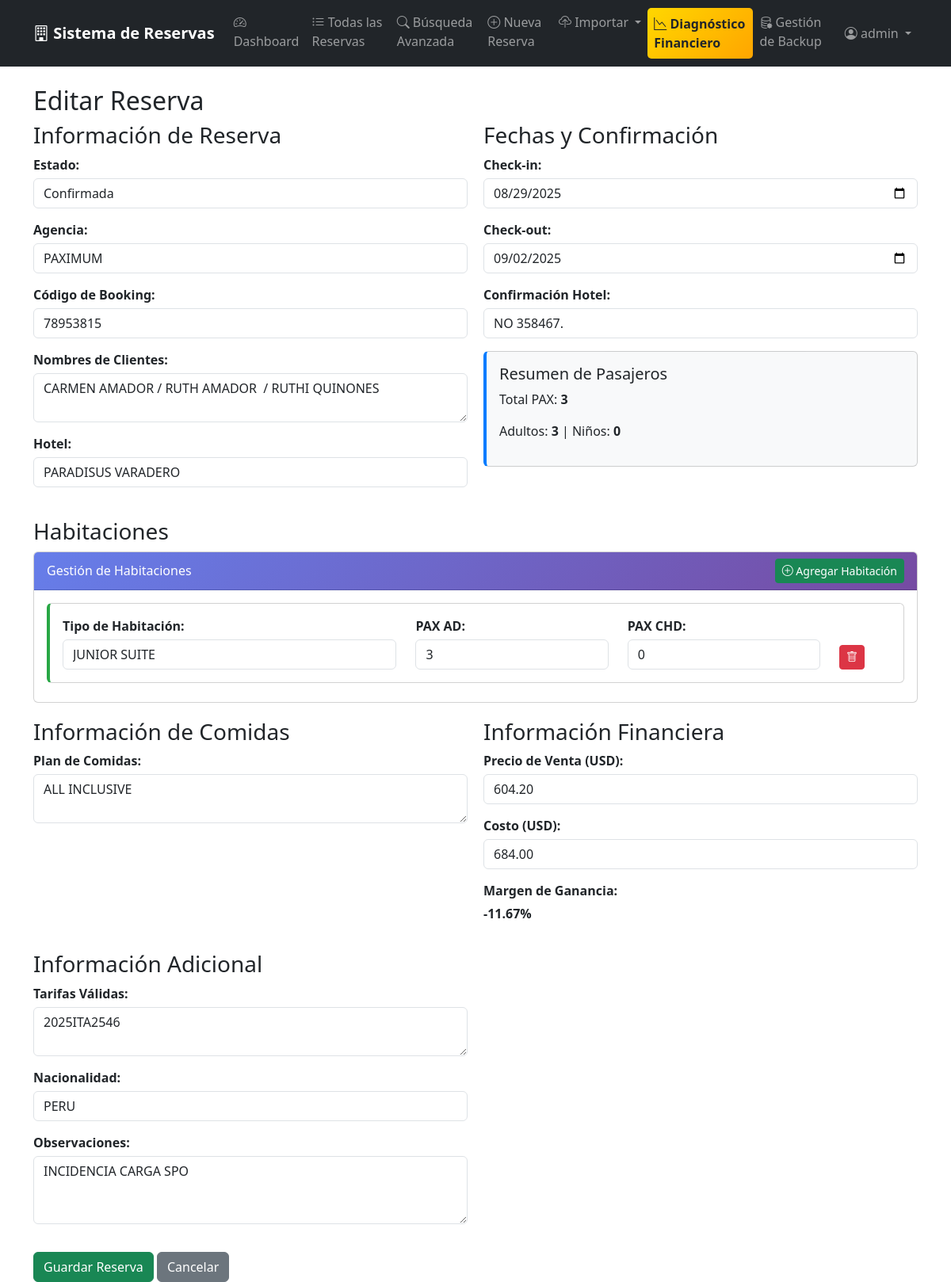
The page /175/update/ (signed in) on the database its author committed.
### reservations/models.py (models this page shows, shortened)
class Reservation(models.Model):
    STATUS_CHOICES = [
        ('OK', 'Confirmada'),
        ('CXX', 'Cancelada'),
        ('PENDING', 'Pendiente'),
    ]
    status = models.CharField(
        max_length=20,
        choices=STATUS_CHOICES,
        default='OK'
    )
    agency = models.CharField(max_length=100)
    booking_code = models.CharField(max_length=50, unique=True)
    clients_names = models.TextField()
    hotel = models.CharField(max_length=200)
    date_from = models.DateField()
    date_to = models.DateField()
    hotel_confirmation = models.CharField(max_length=100, blank=True)
    meal_plan = models.TextField(blank=True, verbose_name='Plan de Comidas')
    sale_price = models.DecimalField(max_digits=10, decimal_places=2)
    touch_cost = models.DecimalField(max_digits=10, decimal_places=2)
    profit_percentage = models.DecimalField(
        max_digits=8,
        decimal_places=2,
        blank=True,
        null=True
    )
    valid_rates = models.TextField(blank=True)
    nationality = models.CharField(max_length=50)
    remarks = models.TextField(blank=True)
    created_by = models.ForeignKey(
        User,
        on_delete=models.CASCADE
    )
    created_at = models.DateTimeField(auto_now_add=True)
    updated_at = models.DateTimeField(auto_now=True)
    class Meta:
        ordering = ['created_at']

### reservations/views.py (the view)
# urls.py: path('<int:pk>/update/', views.reservation_update, name='update'),
@login_required
def reservation_update(request, pk):
    reservation = get_object_or_404(Reservation, pk=pk)
    if request.method == 'POST':
        post_data = request.POST.copy()
        post_data = convertir_datos_a_uppercase(post_data)
        form = ReservationForm(post_data, instance=reservation)
        if form.is_valid():
            reservation = form.save()
            reservation.rooms.all().delete()
            room_data = request.POST.get('room_data')
            if room_data:
                rooms = json.loads(room_data)
                for room_info in rooms:
                    room_type_upper = room_info['room_type'].upper()
                    Room.objects.create(
                        reservation=reservation,
                        room_type=room_type_upper,
                        pax_ad=int(room_info['pax_ad']),
                        pax_chd=int(room_info['pax_chd'])
                    )
            messages.success(request, f'Reserva {reservation.booking_code} actualizada exitosamente!')
            return redirect('reservations:list')
        else:
            messages.error(request, 'Por favor corrige los errores en el formulario.')
    else:
        form = ReservationForm(instance=reservation)
    existing_rooms = list(reservation.rooms.values('room_type', 'pax_ad', 'pax_chd'))
    room_form = RoomForm()
    return render(request, 'reservations/form.html', {
        'form': form,
        'room_form': room_form,
        'existing_rooms': existing_rooms,
        'title': 'Editar Reserva'
    })

### reservations/forms.py
class RoomForm(forms.ModelForm):
    class Meta:
        model = Room
        fields = ['room_type', 'pax_ad', 'pax_chd']
        widgets = {
            'room_type': forms.TextInput(attrs={
                'class': 'form-control',
                'placeholder': 'Ej: Doble Standard, Suite, etc.'
            }),
            'pax_ad': forms.NumberInput(attrs={
                'class': 'form-control',
                'min': '0',
                'value': '1'
            }),
            'pax_chd': forms.NumberInput(attrs={
                'class': 'form-control',
                'min': '0',
                'value': '0'
            }),
        }

### reservations/templates/reservations/form.html (shortened to what this page needs)
{% extends 'reservations/base.html' %}
{% block content %}
<h2>{{ title }}</h2>
<form method="post" id="reservationForm">
    <div style="display: grid; grid-template-columns: 1fr 1fr; gap: 20px;">
        <div>
            <h3>Información de Reserva</h3>
            <div class="form-group">
                <label>Estado:</label>
                {{ form.status }}
            </div>
            <div class="form-group">
                <label>Agencia:</label>
                {{ form.agency }}
            </div>
            <div class="form-group">
                <label>Código de Booking:</label>
                {{ form.booking_code }}
            </div>
            <div class="form-group">
                <label>Nombres de Clientes:</label>
                {{ form.clients_names }}
            </div>
            <div class="form-group">
                <label>Hotel:</label>
                {{ form.hotel }}
            </div>
        </div>
        <div>
            <h3>Fechas y Confirmación</h3>
            <div class="form-group">
                <label>Check-in:</label>
                {{ form.date_from }}
            </div>
            <div class="form-group">
                <label>Check-out:</label>
                {{ form.date_to }}
            </div>
            <div class="form-group">
                <label>Confirmación Hotel:</label>
                {{ form.hotel_confirmation }}
            </div>
            <div class="pax-summary card mt-3">
                <div class="card-body">
                    <h5>Resumen de Pasajeros</h5>
                    <div id="paxSummary">
                        <p>Total PAX: <strong id="totalPax">0</strong></p>
                        <p>Adultos: <strong id="totalAd">0</strong> | Niños: <strong id="totalChd">0</strong></p>
                    </div>
                </div>
            </div>
        </div>
    </div>
    <div class="rooms-section mt-4">
        <h3>Habitaciones</h3>
        <div class="card">
            <div class="card-header d-flex justify-content-between align-items-center">
                <span>Gestión de Habitaciones</span>
                <button type="button" class="btn btn-success btn-sm" id="addRoomBtn">
                    <i class="bi bi-plus-circle"></i> Agregar Habitación
                </button>
            </div>
            <div class="card-body">
                <div id="roomsContainer">
                    {% if existing_rooms %}
                        {% for room in existing_rooms %}
                        <div class="room-item card mb-2">
                            <div class="card-body">
                                <div class="row">
                                    <div class="col-md-5">
                                        <label>Tipo de Habitación:</label>
                                        <input type="text" class="form-control room-type"
                                               value="{{ room.room_type }}"
                                               placeholder="Ej: Doble Standard">
                                    </div>
                                    <div class="col-md-3">
                                        <label>PAX AD:</label>
                                        <input type="number" class="form-control pax-ad"
                                               value="{{ room.pax_ad }}" min="0" value="1">
                                    </div>
                                    <div class="col-md-3">
                                        <label>PAX CHD:</label>
                                        <input type="number" class="form-control pax-chd"
                                               value="{{ room.pax_chd }}" min="0" value="0">
                                    </div>
                                    <div class="col-md-1 d-flex align-items-end">
                                        <button type="button" class="btn btn-danger btn-sm remove-room">
                                            <i class="bi bi-trash"></i>
                                        </button>
                                    </div>
                                </div>
                            </div>
                        </div>
                        {% endfor %}
                    {% endif %}
                </div>
            </div>
        </div>
    </div>
    <div style="display: grid; grid-template-columns: 1fr 1fr; gap: 20px; margin-top: 20px;">
        <div>
            <h3>Información de Comidas</h3>
            <div class="form-group">
                <label>Plan de Comidas:</label>
                {{ form.meal_plan }}
            </div>
        </div>
        <div>
            <h3>Información Financiera</h3>
            <div class="form-group">
                <label>Precio de Venta (USD):</label>
                {{ form.sale_price }}
            </div>
            <div class="form-group">
                <label>Costo (USD):</label>
                {{ form.touch_cost }}
            </div>
            {% if form.instance.profit_percentage %}
            <div class="form-group">
                <label>Margen de Ganancia:</label>
                <strong>{{ form.instance.profit_percentage|floatformat:2 }}%</strong>
            </div>
            {% endif %}
        </div>
    </div>
    <div style="display: grid; grid-template-columns: 1fr 1fr; gap: 20px; margin-top: 20px;">
        <div>
            <h3>Información Adicional</h3>
            <div class="form-group">
                <label>Tarifas Válidas:</label>
                {{ form.valid_rates }}
            </div>
            <div class="form-group">
                <label>Nacionalidad:</label>
                {{ form.nationality }}
            </div>
            <div class="form-group">
                <label>Observaciones:</label>
                {{ form.remarks }}
            </div>
        </div>
    </div>
    <div style="margin-top: 20px;">
        <button type="submit" class="btn btn-success">Guardar Reserva</button>
        <a href="{% url 'reservations:list' %}" class="btn btn-secondary">Cancelar</a>
    </div>
</form>
{% endblock %}

### reservations/templates/reservations/base.html (shortened to what this page needs)
<!DOCTYPE html>
<html lang="es" data-bs-theme="light">
<head>
    <link href="https://cdn.jsdelivr.net/npm/bootstrap@5.3.2/dist/css/bootstrap.min.css" rel="stylesheet">
    <link rel="stylesheet" href="https://cdn.jsdelivr.net/npm/bootstrap-icons@1.11.1/font/bootstrap-icons.css">
</head>
<body>
    <nav class="navbar navbar-expand-lg navbar-dark bg-dark">
        <div class="container">
            <a class="navbar-brand" href="{% url 'reservations:list' %}">
                <i class="bi bi-building"></i> Sistema de Reservas
            </a>
            <div class="collapse navbar-collapse" id="navbarNav">
                <ul class="navbar-nav me-auto">
                    <li class="nav-item">
                        <a class="nav-link" href="{% url 'reservations:dashboard' %}">
                            <i class="bi bi-speedometer2"></i> Dashboard
                        </a>
                    </li>
                    <li class="nav-item">
                        <a class="nav-link" href="{% url 'reservations:list' %}">
                            <i class="bi bi-list-ul"></i> Todas las Reservas
                        </a>
                    </li>
                    <li class="nav-item">
                        <a class="nav-link" href="{% url 'reservations:search' %}">
                            <i class="bi bi-search"></i> Búsqueda Avanzada
                        </a>
                    </li>
                    <li class="nav-item">
                        <a class="nav-link" href="{% url 'reservations:create' %}">
                            <i class="bi bi-plus-circle"></i> Nueva Reserva
                        </a>
                    </li>
                    <li class="nav-item dropdown">
                         <a class="nav-link dropdown-toggle" href="#" role="button" data-bs-toggle="dropdown">
                             <i class="bi bi-cloud-upload"></i> Importar
                         </a>
</li>
                    <li class="nav-item">
                        <a class="nav-link diagnostic-link text-dark fw-bold" href="{% url 'reservations:financial_debug' %}">
                            <i class="bi bi-graph-down"></i> Diagnóstico Financiero
                        </a>
                    </li>
                    <li class="nav-item">
                        <a class="nav-link" href="{% url 'reservations:backup_management' %}">
                             <i class="bi bi-database-gear"></i> Gestión de Backup
                        </a>
                    </li>
                </ul>
                <ul class="navbar-nav">
                    {% if user.is_authenticated %}
                    <li class="nav-item dropdown">
                        <a class="nav-link dropdown-toggle" href="#" role="button" data-bs-toggle="dropdown">
                            <i class="bi bi-person-circle"></i> {{ user.username }}
                        </a>
                    </li>
                    {% else %}
                    <li class="nav-item">
                        <a class="nav-link" href="{% url 'login' %}">
                            <i class="bi bi-box-arrow-in-right"></i> Iniciar Sesión
                        </a>
                    </li>
                    {% endif %}
                </ul>
            </div>
        </div>
    </nav>
    <div class="container mt-4">
        {% block content %}
        {% endblock %}
    </div>
</body>
</html>

### reservations/templates/reservations/base.html (style rules this page uses)
.navbar-brand { font-weight: 600; }
.card-header { background: linear-gradient(135deg, #667eea 0%, #764ba2 100%); color: white; }
.diagnostic-link { background: linear-gradient(135deg, #ffd700 0%, #ffa500 100%); border-radius: 5px; margin: 2px 0; }

### reservations/templates/reservations/form.html (style rules this page uses)
.form-group { margin-bottom: 15px; }
label { display: block; margin-bottom: 5px; font-weight: bold; }
input, select, textarea { width: 100%; padding: 8px; border: 1px solid #ddd; border-radius: 4px; box-sizing: border-box; }
textarea { resize: vertical; }
.pax-summary { background: #f8f9fa; border-left: 4px solid #007bff; }
.room-item { border-left: 4px solid #28a745; }

### rows shown on the page
Reservation: status "Confirmada", agency "PAXIMUM", booking_code "78953815", clients_names "CARMEN AMADOR / RUTH AMADOR / RUTHI QUINONES", hotel "PARADISUS VARADERO", date_from "08/29/2025", date_to "09/02/2025", hotel_confirmation "NO 358467.", meal_plan "ALL INCLUSIVE", sale_price "604.20", touch_cost "684.00", instance.profit_percentage "-11.67", valid_rates "2025ITA2546", nationality "PERU", remarks "INCIDENCIA CARGA SPO"

### other values the page prints
{{ user.username }} "admin"
{{ title }} "Editar Reserva"
